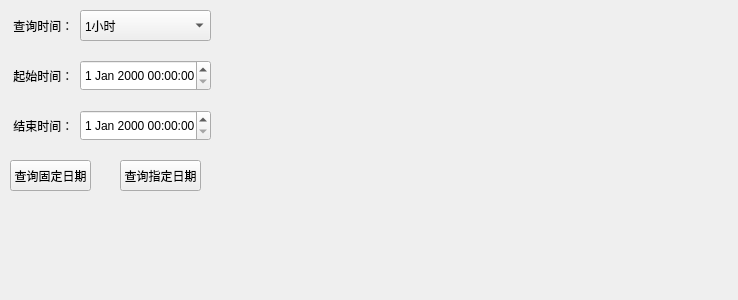
<?xml version="1.0" encoding="UTF-8"?>
<ui version="4.0">
 <class>Form</class>
 <widget class="QWidget" name="Form">
  <property name="geometry">
   <rect>
    <x>0</x>
    <y>0</y>
    <width>738</width>
    <height>300</height>
   </rect>
  </property>
  <property name="windowTitle">
   <string>Form</string>
  </property>
  <widget class="QComboBox" name="time_comboBox">
   <property name="geometry">
    <rect>
     <x>80</x>
     <y>10</y>
     <width>131</width>
     <height>31</height>
    </rect>
   </property>
   <item>
    <property name="text">
     <string>1小时</string>
    </property>
   </item>
   <item>
    <property name="text">
     <string>3小时</string>
    </property>
   </item>
   <item>
    <property name="text">
     <string>1天</string>
    </property>
   </item>
   <item>
    <property name="text">
     <string>3天</string>
    </property>
   </item>
   <item>
    <property name="text">
     <string>7天</string>
    </property>
   </item>
   <item>
    <property name="text">
     <string>15天</string>
    </property>
   </item>
   <item>
    <property name="text">
     <string>1月</string>
    </property>
   </item>
   <item>
    <property name="text">
     <string>3月</string>
    </property>
   </item>
   <item>
    <property name="text">
     <string>6月</string>
    </property>
   </item>
   <item>
    <property name="text">
     <string>1年</string>
    </property>
   </item>
  </widget>
  <widget class="QPushButton" name="que_pushButton">
   <property name="geometry">
    <rect>
     <x>10</x>
     <y>160</y>
     <width>81</width>
     <height>31</height>
    </rect>
   </property>
   <property name="text">
    <string>查询固定日期</string>
   </property>
  </widget>
  <widget class="QWidget" name="widget" native="true">
   <property name="geometry">
    <rect>
     <x>220</x>
     <y>10</y>
     <width>501</width>
     <height>271</height>
    </rect>
   </property>
  </widget>
  <widget class="QLabel" name="select_time_label">
   <property name="geometry">
    <rect>
     <x>10</x>
     <y>10</y>
     <width>71</width>
     <height>31</height>
    </rect>
   </property>
   <property name="text">
    <string> 查询时间：</string>
   </property>
  </widget>
  <widget class="QLabel" name="start_time_label">
   <property name="geometry">
    <rect>
     <x>10</x>
     <y>60</y>
     <width>71</width>
     <height>31</height>
    </rect>
   </property>
   <property name="text">
    <string> 起始时间：</string>
   </property>
  </widget>
  <widget class="QLabel" name="end_time_label">
   <property name="geometry">
    <rect>
     <x>10</x>
     <y>110</y>
     <width>71</width>
     <height>31</height>
    </rect>
   </property>
   <property name="text">
    <string> 结束时间：</string>
   </property>
  </widget>
  <widget class="QDateTimeEdit" name="start_dateTimeEdit">
   <property name="geometry">
    <rect>
     <x>80</x>
     <y>60</y>
     <width>131</width>
     <height>31</height>
    </rect>
   </property>
  </widget>
  <widget class="QDateTimeEdit" name="end_dateTimeEdit">
   <property name="geometry">
    <rect>
     <x>80</x>
     <y>110</y>
     <width>131</width>
     <height>31</height>
    </rect>
   </property>
  </widget>
  <widget class="QPushButton" name="que_pushButton_2">
   <property name="geometry">
    <rect>
     <x>120</x>
     <y>160</y>
     <width>81</width>
     <height>31</height>
    </rect>
   </property>
   <property name="text">
    <string>查询指定日期</string>
   </property>
  </widget>
 </widget>
 <resources/>
 <connections/>
</ui>
